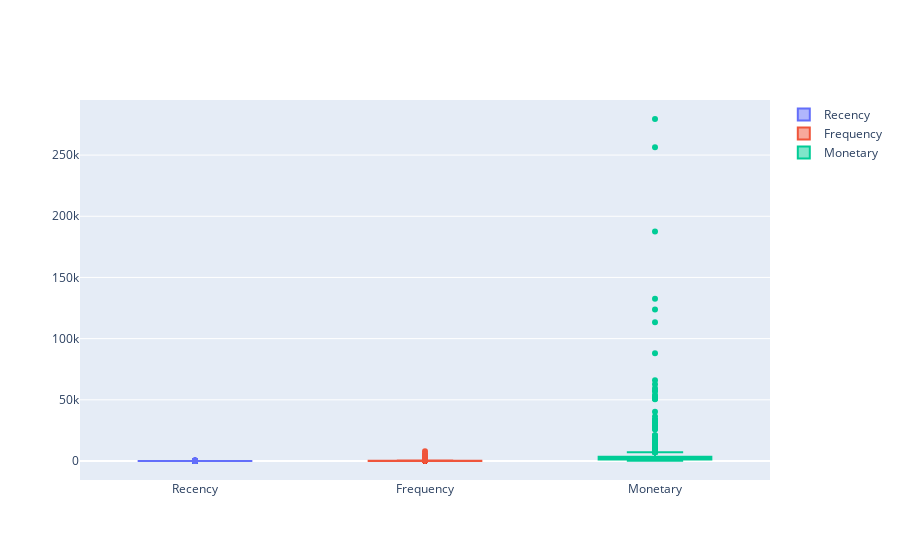

The notebook cell this image was saved under:
### Code cell
fig = go.Figure()
fig.add_trace(go.Box(y = vip_segment['Recency'], name = "Recency"))
fig.add_trace(go.Box(y = vip_segment['Frequency'], name = "Frequency"))
fig.add_trace(go.Box(y = vip_segment['Monetary'], name = "Monetary"))

### Figure 1 — Plotly figure (JSON) as saved in the notebook; plotly's stock layout.template omitted (floating-point values rounded to 4 significant figures; data arrays with more than 128 entries replaced by an {"elided": "..."} marker saying what was removed)
{"data": [{"name": "Recency", "type": "box", "y": {"elided": "1690 int values"}}, {"name": "Frequency", "type": "box", "y": {"elided": "1690 int values"}}, {"name": "Monetary", "type": "box", "y": {"elided": "1690 float values"}}], "layout": {}}
